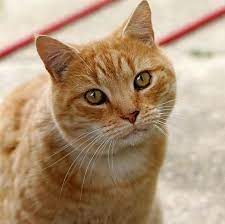
#> input picture cat2.jpg, 225 x 224 px
$ jupyter execute 'OpenCV 이미지 변형.ipynb'
#> lines starting #> are read from the running program, lines starting #| are printed output that depends on the picture
[cell 1]
#cv2.resize(image, dsize, fx, fy, interpolation): 이미지의 크기를 조절합니다.
#dsize: Manual Size
#fx: 가로 비율
#fy: 세로 비율
#interpolation: 보간법
#1)INTER_CUBIC: 사이즈를 크게 할 때 주로 사용합니다.
#2)INTER_AREA: 사이즈를 작게 할 때 주로 사용합니다.
#보간법은 사이즈가 변할 때 픽셀 사이의 값을 조절하는 방법을 의미합니다.

import cv2
import matplotlib.pyplot as plt

image = cv2.imread('cat2.jpg')
#> image is the input picture: shape (224, 225, 3); mean B, G, R 121, 149, 175.7
plt.imshow(cv2.cvtColor(image, cv2.COLOR_BGR2RGB))
plt.show()

expand = cv2.resize(image, None, fx=2.0, fy=2.0, interpolation=cv2.INTER_CUBIC)
plt.imshow(cv2.cvtColor(expand, cv2.COLOR_BGR2RGB))
plt.show()
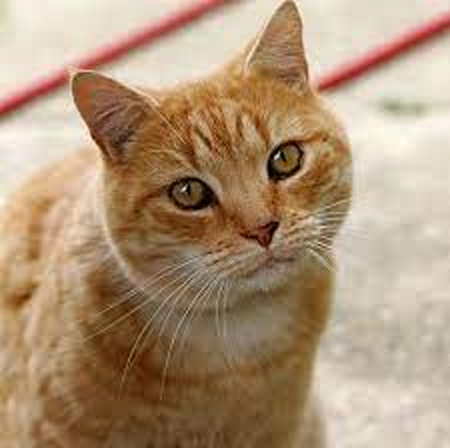
#> shown: shape (448, 450, 3); mean R, G, B 175.7, 149, 121

shrink = cv2.resize(image, None, fx=0.8, fy=0.8, interpolation=cv2.INTER_AREA)
plt.imshow(cv2.cvtColor(shrink, cv2.COLOR_BGR2RGB))
plt.show()
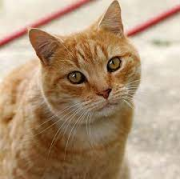
#> shown: shape (179, 180, 3); mean R, G, B 175.8, 149, 121

[cell 2]
#cv2.warpAffine(image, M, dsize): 이미지의 위치를 변경합니다.
#M: 변환 행렬
#dsize: Manual Size

import cv2
import numpy as np
import matplotlib.pyplot as plt

image = cv2.imread('cat2.jpg')

# 행과 열 정보만 저장합니다.
height, width = image.shape[:2]
#> height = 224; width = 225

M = np.float32([[1, 0, 50], [0, 1, 10]])
dst = cv2.warpAffine(image, M, (width, height))
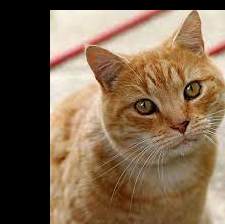
#> dst: shape (224, 225, 3); mean B, G, R 77.3, 100.6, 123.3

plt.imshow(cv2.cvtColor(dst, cv2.COLOR_BGR2RGB))
plt.show()

[cell 3]
#cv2.getRotationMatrix2D(center, angle, scale): 이미지 회전을 위한 변환 행렬을 생성합니다.
#center: 회전 중심
#angle: 회전 각도
#scale: Scale Factor

import cv2
import numpy as np
import matplotlib.pyplot as plt

image = cv2.imread('cat2.jpg')

# 행과 열 정보만 저장합니다.
height, width = image.shape[:2]

M = cv2.getRotationMatrix2D((width / 2, height / 2), 90, 0.5)
dst = cv2.warpAffine(image, M, (width, height))
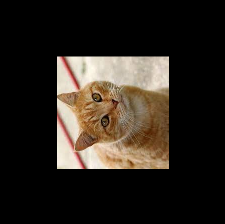
#> dst: shape (224, 225, 3); mean B, G, R 30.3, 37.3, 44

plt.imshow(cv2.cvtColor(dst, cv2.COLOR_BGR2RGB))
plt.show()
